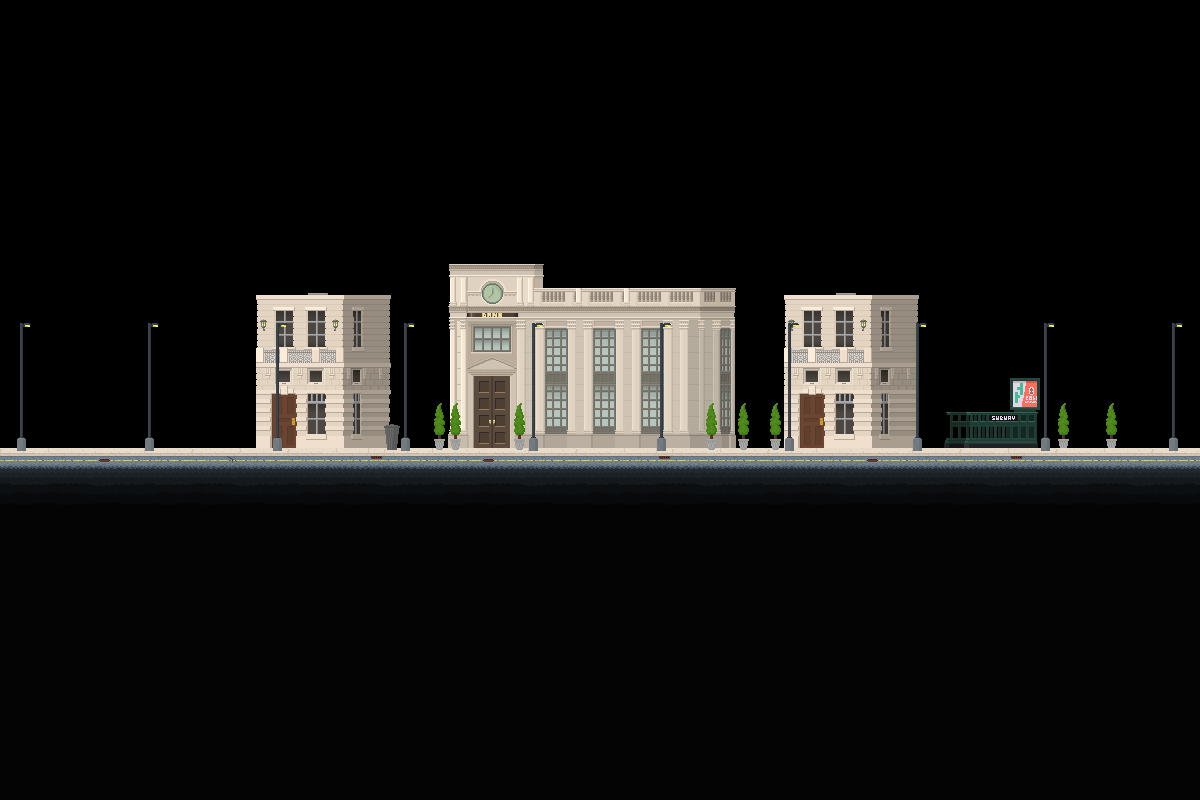

Tiled map render using the project's own tile images. Description and the map definition, with tile-layer contents summarised, below:
An orthogonal 75x50 tile map with 16x16 px tiles, 5 tile layers (bg1, bg2, ground, objects, ...) and 2 objects (room1_1).

<map version="1.0" orientation="orthogonal" renderorder="right-down" width="75" height="50" tilewidth="16" tileheight="16" nextobjectid="5">
 <properties>
  <property name="ambient" value="DAYNIGHT" />
  <property name="bg" value="main" />
  <property name="bgm day" value="Bright Days" />
  <property name="bgm night" value="Midnight Waves" />
  <property name="name" value="Municipal District" />
  <property name="next" value="Downtown" />
  <property name="prevWarp" value="2" />
  <property name="previous" value="Residential District SW" />
 </properties>
 <tileset firstgid="1" name="Tiledtest" tilewidth="16" tileheight="16" tilecount="7200">
  <image source="tilesets/residential.png" width="1152" height="1608" />
  <tile id="0">
   <properties>
    <property name="type" value="concrete" />
   </properties>
  </tile>
  <tile id="1">
   <properties>
    <property name="type" value="concrete" />
   </properties>
  </tile>
  <tile id="2">
   <properties>
    <property name="type" value="concrete" />
   </properties>
  </tile>
  <tile id="3">
   <properties>
    <property name="type" value="concrete" />
   </properties>
  </tile>
  <tile id="4">
   <properties>
    <property name="type" value="concrete" />
   </properties>
  </tile>
  <tile id="5">
   <properties>
    <property name="type" value="concrete" />
   </properties>
  </tile>
  <tile id="6">
   <properties>
    <property name="type" value="concrete" />
   </properties>
  </tile>
  <tile id="7">
   <properties>
    <property name="type" value="concrete" />
   </properties>
  </tile>
  <tile id="8">
   <properties>
    <property name="type" value="concrete" />
   </properties>
  </tile>
  <tile id="10">
   <properties>
    <property name="light" value="street" />
   </properties>
  </tile>
  <tile id="72">
   <properties>
    <property name="type" value="concrete" />
   </properties>
  </tile>
  <tile id="73">
   <properties>
    <property name="type" value="concrete" />
   </properties>
  </tile>
  <tile id="74">
   <properties>
    <property name="type" value="concrete" />
   </properties>
  </tile>
  <tile id="75">
   <properties>
    <property name="type" value="concrete" />
   </properties>
  </tile>
  <tile id="76">
   <properties>
    <property name="type" value="concrete" />
   </properties>
  </tile>
  <tile id="77">
   <properties>
    <property name="type" value="concrete" />
   </properties>
  </tile>
  <tile id="78">
   <properties>
    <property name="type" value="concrete" />
   </properties>
  </tile>
  <tile id="79">
   <properties>
    <property name="type" value="concrete" />
   </properties>
  </tile>
  <tile id="80">
   <properties>
    <property name="type" value="concrete" />
   </properties>
  </tile>
  <tile id="144">
   <properties>
    <property name="type" value="concrete" />
   </properties>
  </tile>
  <tile id="145">
   <properties>
    <property name="type" value="concrete" />
   </properties>
  </tile>
  <tile id="146">
   <properties>
    <property name="type" value="concrete" />
   </properties>
  </tile>
  <tile id="147">
   <properties>
    <property name="type" value="concrete" />
   </properties>
  </tile>
  <tile id="148">
   <properties>
    <property name="type" value="concrete" />
   </properties>
  </tile>
  <tile id="149">
   <properties>
    <property name="type" value="concrete" />
   </properties>
  </tile>
  <tile id="150">
   <properties>
    <property name="type" value="concrete" />
   </properties>
  </tile>
  <tile id="151">
   <properties>
    <property name="type" value="concrete" />
   </properties>
  </tile>
  <tile id="152">
   <properties>
    <property name="type" value="concrete" />
   </properties>
  </tile>
 </tileset>
 <layer name="bg1" width="75" height="50">
  <data>[3750 cells, 415 non-empty, 265 distinct tile ids]</data>
 </layer>
 <layer name="bg2" width="75" height="50">
  <data>[3750 cells, 0 non-empty, 0 distinct tile ids]</data>
 </layer>
 <layer name="ground" width="75" height="50">
  <data>[3750 cells, 1650 non-empty, 63 distinct tile ids]</data>
 </layer>
 <layer name="objects" width="75" height="50">
  <data>[3750 cells, 33 non-empty, 7 distinct tile ids]</data>
 </layer>
 <layer name="fg" width="75" height="50">
  <data>[3750 cells, 90 non-empty, 7 distinct tile ids]</data>
 </layer>
 <objectgroup name="entities">
  <object id="3" x="704" y="432" width="16" height="16">
   <properties>
    <property name="spawn" value="" />
   </properties>
  </object>
  <object id="4" name="room1_1" x="944" y="400" width="32" height="48">
   <properties>
    <property name="ID" value="2" />
    <property name="next" value="Subway" />
    <property name="nextWarp" value="0" />
    <property name="warp" value="" />
   </properties>
  </object>
 </objectgroup>
</map>